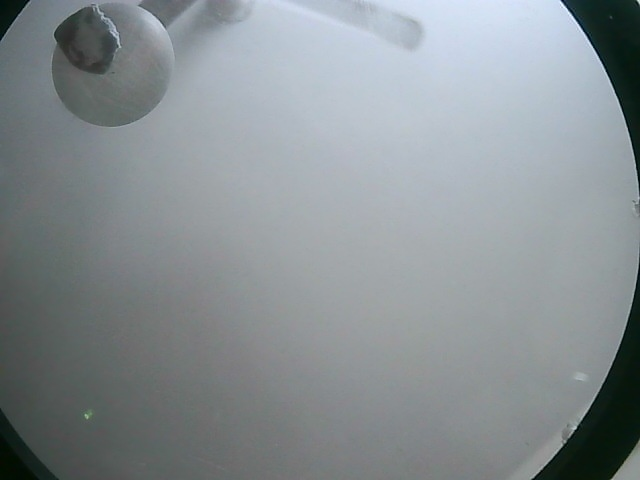
#> input picture captured_frame.jpg, 640 x 480 px, found by its file name
$ python detect_servo_point.py
#> lines starting #> are read from the running program, lines starting #| are printed output that depends on the picture
#!/usr/bin/env python3
"""
detect_servo_point.py

Finds the ball position in captured_frame.jpg, calculates polar angle
relative to the calibrated platform center, and saves an annotated image.
"""

import cv2
import numpy as np
import math
import sys
import json
from pathlib import Path

ROOT = Path(__file__).resolve().parents[1]
cam_cfg_path = ROOT / "config" / "camera.json"

servo_name = sys.argv[1] if len(sys.argv) > 1 else "servo"

if cam_cfg_path.exists():
    with open(cam_cfg_path, "r") as f:
        cfg = json.load(f)
    cx0 = float(cfg.get("target_x", 93.93))
    cy0 = float(cfg.get("target_y", 76.27))
else:
    cx0, cy0 = 93.93, 76.27

img = cv2.imread("captured_frame.jpg")
#> img is the input picture: shape (480, 640, 3); mean B, G, R 146.7, 143.2, 135.9
if img is None:
    print("[ERROR] captured_frame.jpg not found.")
    sys.exit(1)

h, w, _ = img.shape
#> h = 480; w = 640
small = cv2.resize(img, (200, 150))
gray = cv2.cvtColor(small, cv2.COLOR_BGR2GRAY)
blurred = cv2.medianBlur(gray, 5)

circles = cv2.HoughCircles(
    blurred,
    cv2.HOUGH_GRADIENT,
    dp=1,
    minDist=20,
    param1=50,
    param2=16,
    minRadius=8,
    maxRadius=40
)
#> circles = [[34.5, 21.5, 17.7]]

if circles is None:
    print("[ERROR] No circles detected in captured_frame.jpg.")
    sys.exit(1)

# Pick circle closest to expected ball radius or farthest from center
c_arr = circles[0]
#> c_arr = [[34.5, 21.5, 17.7]]
best_c = None
best_dist = -1

for c in c_arr:
    bx, by, br = float(c[0]), float(c[1]), float(c[2])
    dx = bx - cx0
    dy = by - cy0
    dist = math.hypot(dx, dy)
    if dist > best_dist:
        best_dist = dist
        best_c = (bx, by, br)
#> this loop made 1 pass
#> (bx, by, br, dx, dy, dist, best_dist) on pass 1: (34.5, 21.5, 17.7, -59.43, -54.77, 80.82, 80.82)
#> after the loop, best_dist = 80.82

bx, by, br = best_c
dx = bx - cx0
dy = by - cy0
dist = math.hypot(dx, dy)
angle = math.degrees(math.atan2(dy, dx))
#> angle = -137.3
if angle < 0:
    angle += 360.0
#> angle = 222.7

print(f"[FOUND] {servo_name}:")
print(f"  Pixel (200x150): ({bx:.1f}, {by:.1f})")
#|   Pixel (200x150): (34.5, 21.5)
print(f"  Distance from center: {dist:.1f} px")
#|   Distance from center: 80.8 px
print(f"  Angle from center: {angle:.1f} deg")
#|   Angle from center: 222.7 deg

# Annotate
scale_x = w / 200.0
#> scale_x = 3.2
scale_y = h / 150.0
#> scale_y = 3.2
cx_full = int(round(cx0 * scale_x))
#> cx_full = 301
cy_full = int(round(cy0 * scale_y))
#> cy_full = 244
bx_full = int(round(bx * scale_x))
#> bx_full = 110
by_full = int(round(by * scale_y))
#> by_full = 69
br_full = int(round(br * scale_x))
#> br_full = 57

annotated = img.copy()
cv2.drawMarker(annotated, (cx_full, cy_full), (0, 255, 0), cv2.MARKER_CROSS, 25, 2)
cv2.line(annotated, (cx_full, cy_full), (bx_full, by_full), (0, 255, 255), 2)
cv2.circle(annotated, (bx_full, by_full), br_full, (0, 0, 255), 3)
cv2.putText(annotated, f"{servo_name}: ({bx:.1f}, {by:.1f}) {angle:.1f} deg",
            (max(10, bx_full - 120), max(25, by_full - 15)),
            cv2.FONT_HERSHEY_SIMPLEX, 0.6, (0, 255, 255), 2)
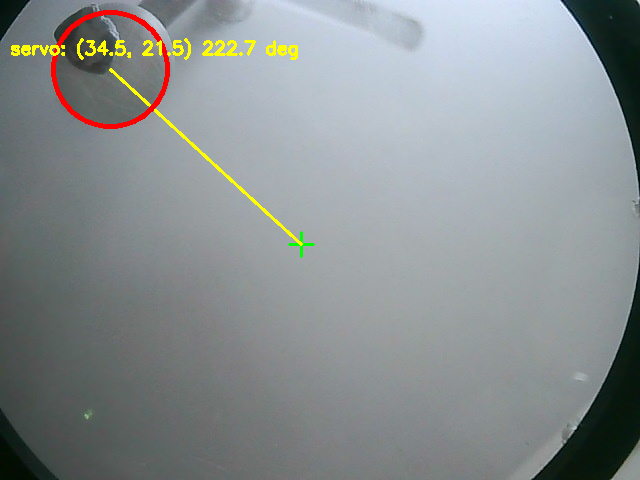
#> annotated: shape (480, 640, 3); mean B, G, R 144.6, 143.5, 137.6

out_file = f"{servo_name}_detected.jpg"
cv2.imwrite(out_file, annotated)
print(f"[SAVED] {out_file}")

$ run again, with camera_center_calibrated.jpg copied over captured_frame.jpg
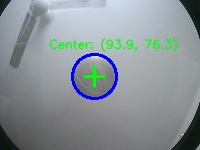
#> input picture camera_center_calibrated.jpg, 200 x 150 px, found by its file name
#> img is the input picture: shape (150, 200, 3); mean B, G, R 151, 146.8, 138.2
#> `gray = cv2.cvtColor(small, cv2.COLOR_BGR2GRAY)`:
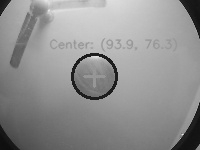
#> gray: shape (150, 200); min 7, max 230, mean 144.7
#> circles = [[93.5, 76.5, 19.9], [54.5, 37.5, 35], [37.5, 14.5, 10.2]]
#> c_arr has the same summary as circles
#> the loop `for c in c_arr:` made 3 passes
#> (bx, by, br, dx, dy, dist, best_dist) on passes 1 to 3: (93.5, 76.5, 19.9, -0.43, 0.23, 0.488, 0.488), (54.5, 37.5, 35, -39.43, -38.77, 55.3, 55.3), (37.5, 14.5, 10.2, -56.43, -61.77, 83.67, 83.67)
#> after the loop `for c in c_arr:`: best_dist = 83.67
#> `angle = math.degrees(math.atan2(dy, dx))`: angle = -132.4
#> `angle += 360.0`: angle = 227.6
#|   Pixel (200x150): (37.5, 14.5)
#|   Distance from center: 83.7 px
#|   Angle from center: 227.6 deg
#> bx_full = 38
#> by_full = 14
#> br_full = 10
#> `cv2.putText(annotated, f"{servo_name}: ({bx:.1f}, {by:.1f}) {angle:.1f..`:
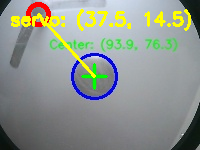
#> annotated: shape (150, 200, 3); mean B, G, R 141.4, 149.2, 142.8

$ run again, with test_camera_view.jpg copied over captured_frame.jpg
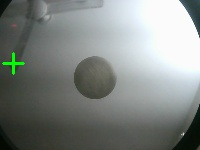
#> input picture test_camera_view.jpg, 200 x 150 px, found by its file name
#> img is the input picture: shape (150, 200, 3); mean B, G, R 130.6, 133.8, 128.2
#> circles = [[93.5, 77.5, 21.3]]
#> the loop `for c in c_arr:` made 1 pass
#> (bx, by, br, dx, dy, dist, best_dist) on pass 1: (93.5, 77.5, 21.3, -0.43, 1.23, 1.3, 1.3)
#> after the loop `for c in c_arr:`: best_dist = 1.3
#> angle = 109.3
#|   Pixel (200x150): (93.5, 77.5)
#|   Distance from center: 1.3 px
#|   Angle from center: 109.3 deg
#> bx_full = 94
#> by_full = 78
#> br_full = 21
#> `cv2.putText(annotated, f"{servo_name}: ({bx:.1f}, {by:.1f}) {angle:.1f..`:
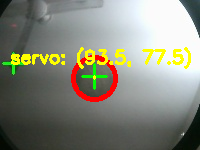
#> annotated: shape (150, 200, 3); mean B, G, R 121.8, 135.3, 134.2
